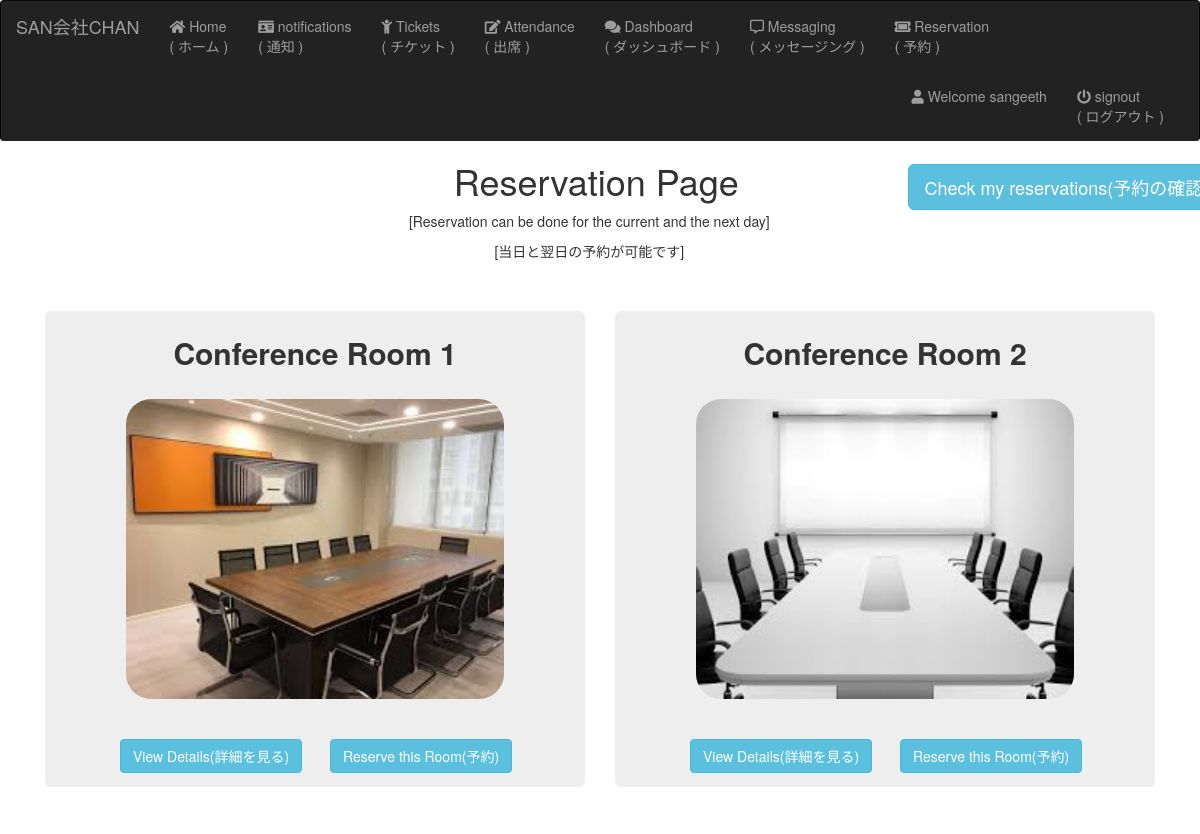
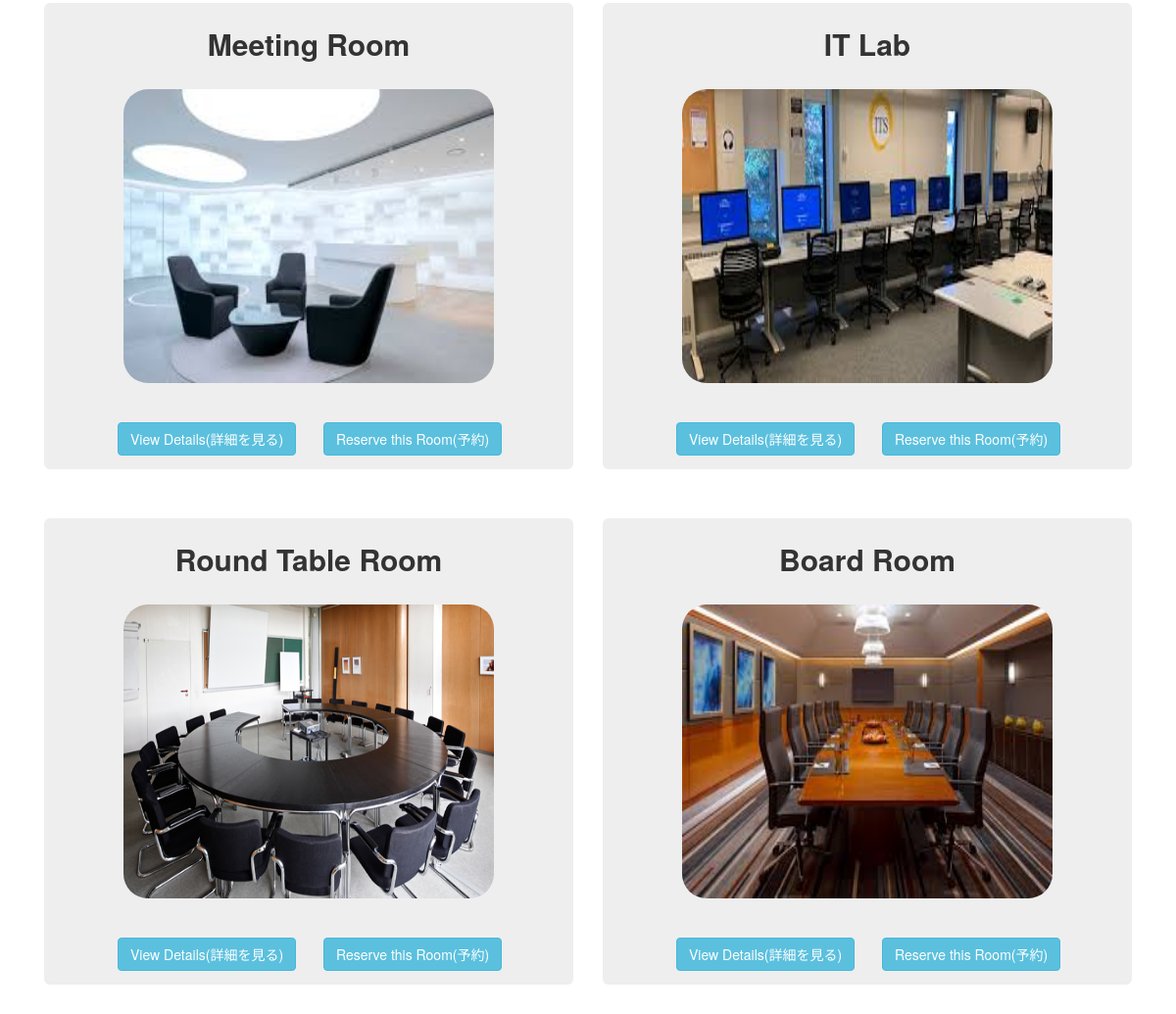
/reservation/ (signed in), run on the app's committed database (2 pictures, top to bottom).
### reservation/models.py (models this page shows, shortened)
class Rooms(models.Model):
    user = models.ForeignKey(User, on_delete = models.CASCADE)
    employee = models.ForeignKey(Employee, on_delete = models.CASCADE)
    room_no = models.IntegerField(primary_key=True)
    room_name = models.CharField(max_length=30)
    facilities = models.CharField(max_length=50 , default="Nan")
    room_image = models.ImageField(upload_to='rooms' , blank = True)
    status = models.BooleanField(default=True)
    created_on = models.DateTimeField(auto_now_add=True)

### reservation/views.py (the view)
# urls.py: path('', views.home , name = "home"),
@login_required
def home(request):
    rooms = Rooms.objects.all().filter(status = True)
    context = {
        'rooms' : rooms
    }
    return render(request , 'reservation/home.html' , context)

### templates/reservation/home.html (shortened to what this page needs)
<!DOCTYPE html>
{% extends "base.html" %}
{% load static %}
{% get_static_prefix as STATIC_PREFIX %}
{% load bootstrap_tags %}
{% block body %}
        <div class="col-md-12">
            <div class="row">
                <div class="col-md-9">
                    <H1 style="margin-left : 50%;">
                        Reservation Page
                    </H1>
                    <p style = "text-align: center; margin-left : 32%;">[Reservation can be done for the current and the next day]</p>
                    <p style="text-align: center;  padding:0px ; margin-left : 32%;">[当日と翌日の予約が可能です]</p> <br>
                </div>
                <div class="col-md-3">
                    <h1><a href=" {% url 'reservation:schedule' pk=request.user.email %} "> <button  class = "btn btn-lg btn-info "> Check my reservations(予約の確認) </button></a></h1>
                </div>
            </div>
        </div>
        <div class="container">
            <div class="col-md-12">
                <div class="row">
                    {% for room in rooms %}
                    <div class="col-md-6" style = "margin-top : 20px;" >
                        <div class="jumbotron booking-room" style="padding-top: 5px;">
                            <h2 style="text-align: center;"><b>{{room.room_name}} </b> </h2>
                            <br>
                            {% with 'rooms/'|add:room.room_name|add:'.jpg' as image_static %}
                                <img class="room-picture" src="{% static image_static %}">
                            {% endwith %}
                            <br><br><br>
                            <div class="col-md-12">
                                <div class="row">
                                    <div class="col-md-6" style="text-align: center;">
                                        <a href=" {% url 'reservation:room_details' pk=room.room_no %} "> <button class = "btn btn-info">View Details(詳細を見る)</button></a>
                                    </div>
                                    <div class="col-md-6" style="text-align: center;">
                                        <a href="{% url 'reservation:room_reserve' pk=room.room_no %}"> <button class = "btn btn-info">Reserve this Room(予約)</button></a>
                                    </div>
                                </div>
                            </div>
                        </div>
                    </div>
                    {% endfor %}
                </div>
            </div>
        </div>
{% endblock %}

### templates/base.html (shortened to what this page needs)
<!DOCTYPE html>
{% load static %}
<html lang="en">
<head>
    <link rel="stylesheet" href="https://maxcdn.bootstrapcdn.com/bootstrap/3.3.7/css/bootstrap.min.css">
    <link rel="stylesheet" href="https://use.fontawesome.com/releases/v5.7.0/css/all.css">
    <link rel="stylesheet" href="{% static 'css/base.css' %}">
</head>
<body>
    <nav class="navbar navbar-inverse " style=" margin-bottom:0px ; border-bottom : 0px;">
        <div class="container-fluid">
            <div class="navbar-header">
                <a class="navbar-brand" href="/">SAN会社CHAN</a>
            </div>
            <ul class="nav navbar-nav">
                <li> <a href="/"> <i class="fa fa-home" aria-hidden="true"> </i>  Home<br>( ホーム )</a> </li>
                {% if user.is_authenticated %}
                <li><a href="{% url 'homepage:notifications' %}"> <i class="fa fa-id-card" aria-hidden="true"></i> notifications<br>( 通知 )</a></li>
                {% else %}
                    <li><a class="btn-disabled" href='/' disabled="disabled" onclick="myFunction()"> <i class="fa fa-id-card" aria-hidden="true"></i> notifications<br>( 通知 )</a></li>
                {% endif %}
                {% if user.is_authenticated %}
                    <li><a href=" {% url 'homepage:tickets' %}"> <i class="fa fa-child" aria-hidden="true"></i> Tickets<br>( チケット )</a></li>
                    <li><a href="{% url 'attendance:attendance' %}"> <i class="fas fa-edit" aria-hidden="true"></i> Attendance<br>( 出席 ) </a></li>
                    <li><a href="{% url 'dashboard:home' %}"> <i class="fas fa-comments" aria-hidden="true"></i> Dashboard<br>( ダッシュボード ) </a></li>
                    <li><a href="{% url 'messaging:home' %}"> <i class="far fa-comment-alt" aria-hidden="true"></i> Messaging<br>( メッセージング ) </a></li>
                    <li><a href="{% url 'reservation:home' %}"> <i class="fas fa-ticket-alt" color = "white" aria-hidden="true"></i> Reservation<br>( 予約 ) </a></li>
                {% endif %}
            </ul>
            {% if user.is_authenticated %}
            <ul class = "nav navbar-nav navbar-right">
                <li><a href=" {% url 'homepage:profile' %}"> <i class="fas fa-user" aria-hidden="true"></i> Welcome {{user.username}} </a></li>
                <li style="padding-right: 20px;"><a href="{% url 'registration:signout' %}"> <i class="fa fa-power-off" aria-hidden="true"></i> signout<br>( ログアウト ) </a></li>
            {% endif %}
        </div>
    </nav>
    <div class="container base-container" style=" padding:0px ;">
        {% block body %}
        {% endblock %}
    </div>
</body>
</html>

### static/css/base.css (style rules this page uses)
.room-picture { margin-left: 5%; margin-right: 5%; width : 90%; height : 300px; border-radius: 25px; }

### data on the page
Rooms: room_name "Conference Room 1"
Rooms: room_name "Conference Room 2"
Rooms: room_name "Meeting Room"
Rooms: room_name "IT Lab"
Rooms: room_name "Round Table Room"
Rooms: room_name "Board Room"

### other printed values
{{ user.username }} "sangeeth"
